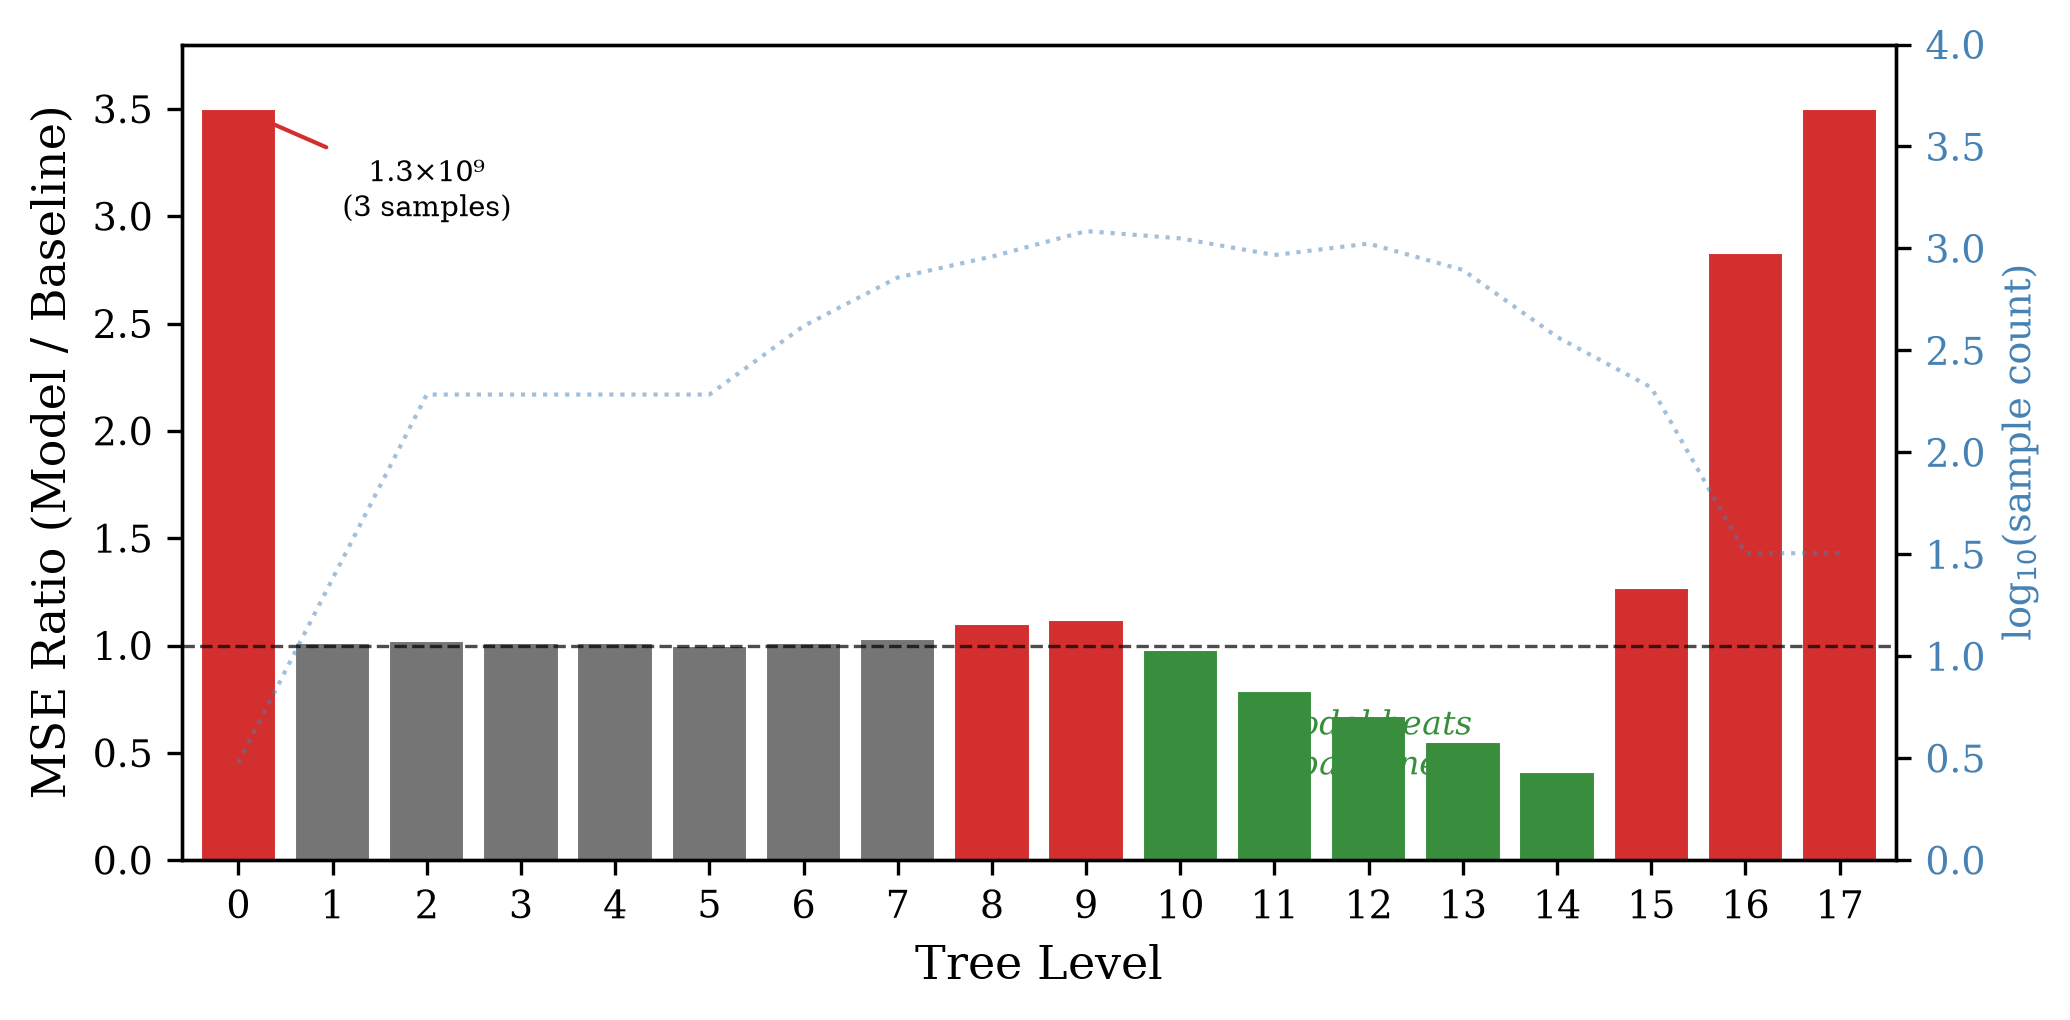

The Python source for this figure:
"""Generate per-level MSE ratio bar chart (Figure 2).

Data source: diagnose_option_a_2116734.out
Key visual: levels 10-14 below 1.0 (model beats baseline),
coarse levels at parity, extreme levels worse.
"""
import matplotlib
import matplotlib.pyplot as plt
import numpy as np

matplotlib.rcParams.update({
    "font.size": 10,
    "font.family": "serif",
    "axes.labelsize": 11,
    "xtick.labelsize": 9,
    "ytick.labelsize": 9,
    "figure.dpi": 300,
})

# Verified data from diagnose_option_a_2116734.out (val set: ethanol, so2, hnnn)
levels = list(range(0, 18))
ratios = [
    1341361595.50,  # level 0 (3 samples)
    1.01,   # level 1
    1.02,   # level 2
    1.01,   # level 3
    1.01,   # level 4
    1.00,   # level 5
    1.01,   # level 6
    1.03,   # level 7
    1.10,   # level 8
    1.12,   # level 9
    0.98,   # level 10
    0.79,   # level 11
    0.67,   # level 12
    0.55,   # level 13
    0.41,   # level 14
    1.27,   # level 15
    2.83,   # level 16
    5.34,   # level 17
]
sample_counts = [3, 24, 192, 192, 192, 192, 416, 720, 912, 1216,
                 1120, 928, 1056, 784, 368, 208, 32, 32]

# Clamp for display
display_ratios = [min(r, 3.5) for r in ratios]

fig, ax = plt.subplots(figsize=(7, 3.5))

colors = []
for r in ratios:
    if r > 1.05:
        colors.append("#d32f2f")
    elif r < 0.99:
        colors.append("#388e3c")
    else:
        colors.append("#757575")

bars = ax.bar(levels, display_ratios, color=colors, edgecolor="white", linewidth=0.5)

# Reference line at 1.0
ax.axhline(y=1.0, color="black", linestyle="--", linewidth=0.8, alpha=0.7)

# Annotate level 0 (off-chart)
ax.annotate(
    "1.3\u00d710\u2079\n(3 samples)",
    xy=(0, 3.5),
    xytext=(2.0, 3.0),
    fontsize=7,
    ha="center",
    arrowprops=dict(arrowstyle="->", color="#d32f2f", lw=1.0),
)

# Label the green zone
ax.annotate(
    "Model beats\nbaseline",
    xy=(12, 0.4),
    fontsize=8,
    color="#388e3c",
    ha="center",
    style="italic",
)

ax.set_xlabel("Tree Level")
ax.set_ylabel("MSE Ratio (Model / Baseline)")
ax.set_xticks(levels)
ax.set_ylim(0, 3.8)
ax.set_xlim(-0.6, 17.6)

# Sample count on secondary axis
ax2 = ax.twinx()
ax2.plot(
    levels,
    [np.log10(max(s, 1)) for s in sample_counts],
    color="steelblue",
    linewidth=1.0,
    alpha=0.5,
    linestyle=":",
)
ax2.set_ylabel(r"log$_{10}$(sample count)", color="steelblue", fontsize=9)
ax2.tick_params(axis="y", labelcolor="steelblue")
ax2.set_ylim(0, 4.0)

plt.tight_layout()
plt.savefig(
    "mra_nn/paper/figures/fig2_per_level_mse.pdf", bbox_inches="tight"
)
plt.savefig(
    "mra_nn/paper/figures/fig2_per_level_mse.png", bbox_inches="tight", dpi=300
)
print("Saved fig2_per_level_mse.pdf/png")
